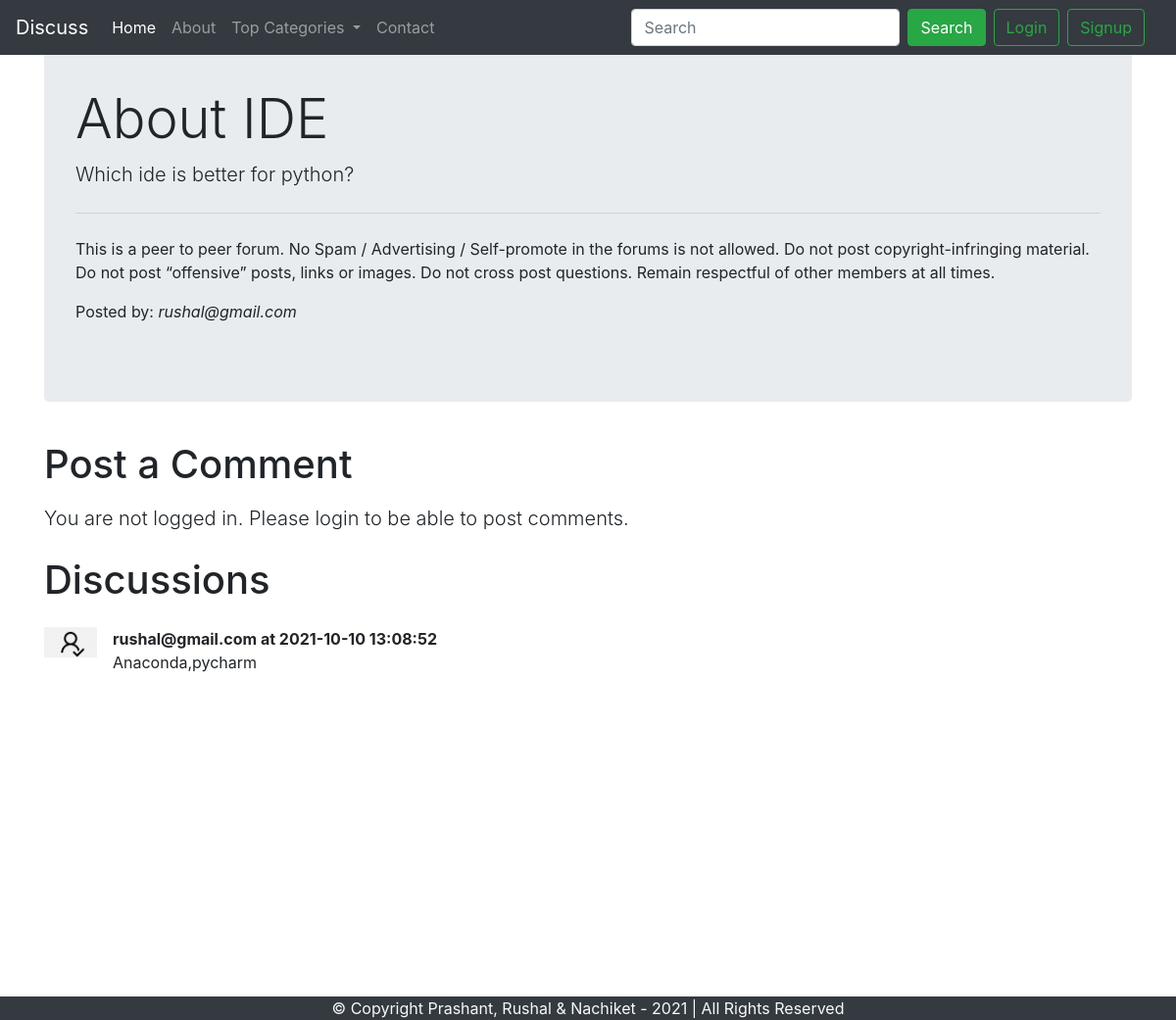
Screenshot of /thread.php?threadid=3 with the database file from the repository.
### tables this page shows
CREATE TABLE `threads` (
  `thread_id` int(7) NOT NULL,
  `thread_title` varchar(255) NOT NULL,
  `thread_desc` text NOT NULL,
  `thread_cat_id` int(7) NOT NULL,
  `thread_user_id` int(7) NOT NULL,
  `timestamp` datetime NOT NULL DEFAULT current_timestamp()
);

CREATE TABLE `users` (
  `sno` int(8) NOT NULL,
  `user_email` varchar(255) NOT NULL,
  `user_pass` varchar(255) NOT NULL,
  `timestamp` datetime NOT NULL DEFAULT current_timestamp()
);

CREATE TABLE `comments` (
  `comment_id` int(8) NOT NULL,
  `comment_content` text NOT NULL,
  `thread_id` int(11) NOT NULL,
  `comment_by` int(8) NOT NULL,
  `comment_time` datetime NOT NULL DEFAULT current_timestamp()
);

### thread.php (the view, shortened to what this page needs)
<!doctype html>
<html lang="en">
<head>
    <link rel="stylesheet" href="https://stackpath.bootstrapcdn.com/bootstrap/4.5.0/css/bootstrap.min.css"
>
</head>
<body>
    <?php include 'partials/_dbconnect.php';?>
    <?php include 'partials/_header.php';?>
    <?php
    $id = $_GET['threadid'];
    $sql = "SELECT * FROM `threads` WHERE thread_id=$id";
    $result = mysqli_query($conn, $sql);
    while($row = mysqli_fetch_assoc($result)){
        $title = $row['thread_title'];
        $desc = $row['thread_desc'];
        $thread_user_id = $row['thread_user_id'];
        $sql2 = "SELECT user_email FROM `users` WHERE sno='$thread_user_id'";
        $result2 = mysqli_query($conn, $sql2);
        $row2 = mysqli_fetch_assoc($result2);
        $posted_by = $row2['user_email'];
    }
    ?>
    <div class="container my-4">
        <div class="jumbotron">
            <h1 class="display-4"><?php echo $title;?></h1>
            <p class="lead">  <?php echo $desc;?></p>
            <hr class="my-4">
            <p>This is a peer to peer forum. No Spam / Advertising / Self-promote in the forums is not allowed. Do not post copyright-infringing material. Do not post “offensive” posts, links or images. Do not cross post questions. Remain respectful of other members at all times.</p>
            <p>Posted by: <em><?php echo $posted_by; ?></em></p>
        </div>
    </div>
     <?php
    if(isset($_SESSION['loggedin']) && $_SESSION['loggedin']==true){
    echo '<div class="container">
        <h1 class="py-2">Post a Comment</h1>
        <form action= "'. $_SERVER['REQUEST_URI'] . '" method="post">
            <div class="form-group">
                <label for="exampleFormControlTextarea1">Type your comment</label>
                <textarea class="form-control" id="comment" name="comment" rows="3"></textarea>
                <input type="hidden" name="sno" value="'. $_SESSION["sno"]. '">
            </div>
            <button type="submit" class="btn btn-success">Post Comment</button>
        </form>
    </div>';
    }
    else{
        echo '
        <div class="container">
        <h1 class="py-2">Post a Comment</h1>
           <p class="lead">You are not logged in. Please login to be able to post comments.</p>
        </div>
        ';
    }
    ?>
    <div class="container mb-5" id="ques">
        <h1 class="py-2">Discussions</h1>
       <?php
    $id = $_GET['threadid'];
    $sql = "SELECT * FROM `comments` WHERE thread_id=$id";
    $result = mysqli_query($conn, $sql);
    while($row = mysqli_fetch_assoc($result)){
        $content = $row['comment_content'];
        $comment_time = $row['comment_time'];
        $thread_user_id = $row['comment_by'];
        $sql2 = "SELECT user_email FROM `users` WHERE sno='$thread_user_id'";
        $result2 = mysqli_query($conn, $sql2);
        $row2 = mysqli_fetch_assoc($result2);
        echo '<div class="media my-3">
            <img src="img/userdefault.png" width="54px" class="mr-3" alt="...">
            <div class="media-body">
               <p class="font-weight-bold my-0">'. $row2['user_email'] .' at '. $comment_time. '</p> '. $content . '
            </div>
        </div>';
        }
    ?>
    </div>
    <?php include 'partials/_footer.php';?>
</body>
</html>

### thread.php (style rules this page uses)
#ques { min-height: 433px; }

### rows the page displays
threads: thread_title "About IDE", thread_desc "Which ide is better for python?"
users: user_email "rushal@gmail.com"
comments: users.user_email "rushal@gmail.com", comment_time "2021-10-10 13:08:52", comment_content "Anaconda,pycharm"
